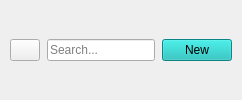
              <widget class="QWidget" name="header" native="true">
               <layout class="QHBoxLayout" name="horizontalLayout_4">
                <property name="spacing">
                 <number>0</number>
                </property>
                <property name="leftMargin">
                 <number>0</number>
                </property>
                <property name="topMargin">
                 <number>0</number>
                </property>
                <property name="rightMargin">
                 <number>0</number>
                </property>
                <property name="bottomMargin">
                 <number>5</number>
                </property>
                <item>
                 <widget class="QWidget" name="widget_5" native="true">
                  <layout class="QHBoxLayout" name="horizontalLayout_3">
                   <property name="spacing">
                    <number>7</number>
                   </property>
                   <property name="leftMargin">
                    <number>10</number>
                   </property>
                   <property name="topMargin">
                    <number>5</number>
                   </property>
                   <property name="rightMargin">
                    <number>10</number>
                   </property>
                   <property name="bottomMargin">
                    <number>0</number>
                   </property>
                   <item alignment="Qt::AlignRight|Qt::AlignVCenter">
                    <widget class="QPushButton" name="searchBtn">
                     <property name="maximumSize">
                      <size>
                       <width>30</width>
                       <height>16777215</height>
                      </size>
                     </property>
                     <property name="text">
                      <string/>
                     </property>
                     <property name="icon">
                      <iconset resource="../Qss/icons/_icons.qrc">
                       <normaloff>:/feather/icons/feather/search.png</normaloff>:/feather/icons/feather/search.png</iconset>
                     </property>
                    </widget>
                   </item>
                   <item alignment="Qt::AlignVCenter">
                    <widget class="QLineEdit" name="searchLine">
                     <property name="maximumSize">
                      <size>
                       <width>500</width>
                       <height>16777215</height>
                      </size>
                     </property>
                     <property name="placeholderText">
                      <string>Search...</string>
                     </property>
                    </widget>
                   </item>
                   <item alignment="Qt::AlignHCenter|Qt::AlignVCenter">
                    <widget class="QPushButton" name="pushButton_6">
                     <property name="maximumSize">
                      <size>
                       <width>70</width>
                       <height>16777215</height>
                      </size>
                     </property>
                     <property name="styleSheet">
                      <string notr="true">background-color: rgb(17, 188, 185);</string>
                     </property>
                     <property name="text">
                      <string>New</string>
                     </property>
                     <property name="icon">
                      <iconset resource="../Qss/icons/_icons.qrc">
                       <normaloff>:/feather/icons/feather/plus.png</normaloff>:/feather/icons/feather/plus.png</iconset>
                     </property>
                    </widget>
                   </item>
                  </layout>
                 </widget>
                </item>
               </layout>
              </widget>
